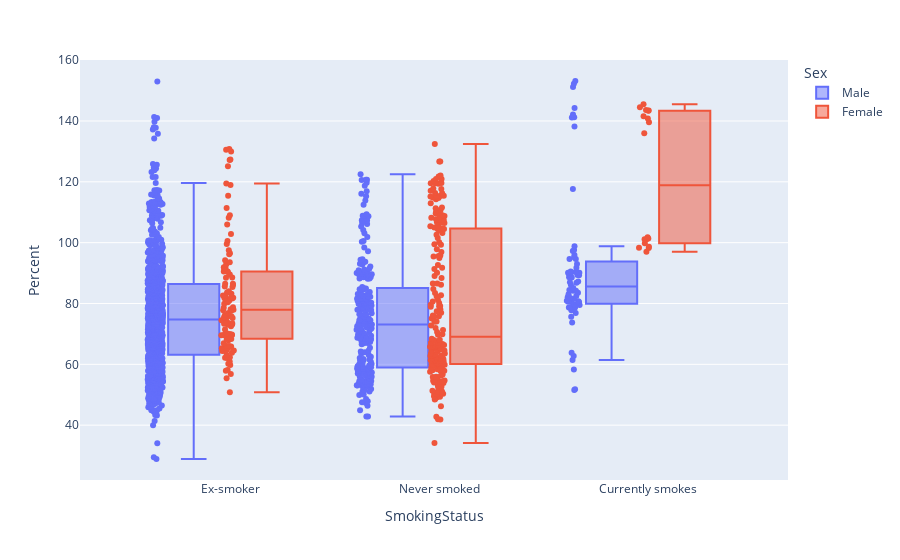

The notebook cell saved with this chart:
### Markdown cell above
### Percent vs SmokingStatus In Patient Dataframe

### Code cell
fig = px.box(train_df, y='Percent', x='SmokingStatus', color='Sex', points="all",
          hover_data=train_df.columns)
fig.show()

### Figure 1 — Plotly figure (JSON) as saved in the notebook; plotly's stock layout.template omitted (floating-point values rounded to 4 significant figures; data arrays with more than 128 entries replaced by an {"elided": "..."} marker saying what was removed)
{"data": [{"alignmentgroup": "True", "boxpoints": "all", "customdata": {"elided": "1224x5 mixed values"}, "hovertemplate": "Sex=%{customdata[4]}<br>SmokingStatus=%{x}<br>Percent=%{y}<br>Patient=%{customdata[0]}<br>Weeks=%{customdata[1]}<br>FVC=%{customdata[2]}<br>Age=%{customdata[3]}<extra></extra>", "legendgroup": "Male", "marker": {"color": "#636efa"}, "name": "Male", "notched": false, "offsetgroup": "Male", "orientation": "v", "showlegend": true, "type": "box", "x": {"elided": "1224 str values"}, "x0": " ", "xaxis": "x", "y": {"elided": "1224 float values"}, "y0": " ", "yaxis": "y"}, {"alignmentgroup": "True", "boxpoints": "all", "customdata": {"elided": "325x5 mixed values"}, "hovertemplate": "Sex=%{customdata[4]}<br>SmokingStatus=%{x}<br>Percent=%{y}<br>Patient=%{customdata[0]}<br>Weeks=%{customdata[1]}<br>FVC=%{customdata[2]}<br>Age=%{customdata[3]}<extra></extra>", "legendgroup": "Female", "marker": {"color": "#EF553B"}, "name": "Female", "notched": false, "offsetgroup": "Female", "orientation": "v", "showlegend": true, "type": "box", "x": {"elided": "325 str values"}, "x0": " ", "xaxis": "x", "y": {"elided": "325 float values"}, "y0": " ", "yaxis": "y"}], "layout": {"boxmode": "group", "legend": {"title": {"text": "Sex"}, "tracegroupgap": 0}, "margin": {"t": 60}, "xaxis": {"anchor": "y", "domain": [0, 1], "title": {"text": "SmokingStatus"}}, "yaxis": {"anchor": "x", "domain": [0, 1], "title": {"text": "Percent"}}}}
